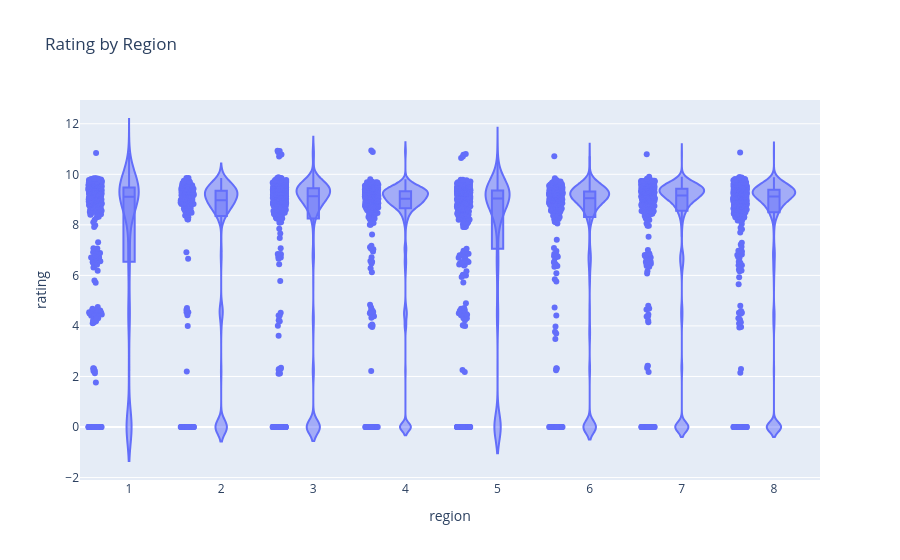

Notebook cell for this chart:
### Code cell
# Matplotlib histogram per region
regions = sorted(df['region'].dropna().unique())
fig, axes = plt.subplots(len(regions), 1, figsize=(8, 2.2*len(regions)), sharex=True)
if len(regions) == 1: axes = [axes]
for ax, r in zip(axes, regions):
    vals = df.loc[df['region']==r, 'rating'].dropna()
    ax.hist(vals, bins=20)
    ax.set_title(f"Rating distribution — {r}")
    ax.set_ylabel("Count")
axes[-1].set_xlabel("Rating")
plt.tight_layout()
plt.show()

# Seaborn box + jitter
plt.figure(figsize=(10,5))
sns.boxplot(data=df, x='region', y='rating')
sns.stripplot(data=df, x='region', y='rating', alpha=0.35, size=3, color='k')
plt.title("Rating by Region")
plt.tight_layout(); plt.show()

# Plotly violin (interactive)
fig = px.violin(df, x="region", y="rating", box=True, points="all", title="Rating by Region")
fig.show()

### Figure 1 — Plotly figure (JSON) as saved in the notebook; plotly's stock layout.template omitted (floating-point values rounded to 4 significant figures; data arrays with more than 128 entries replaced by an {"elided": "..."} marker saying what was removed)
{"data": [{"alignmentgroup": "True", "box": {"visible": true}, "hovertemplate": "region=%{x}<br>rating=%{y}<extra></extra>", "legendgroup": "", "marker": {"color": "#636efa"}, "name": "", "offsetgroup": "", "orientation": "v", "points": "all", "scalegroup": "True", "showlegend": false, "type": "violin", "x": {"elided": "3317 float values"}, "x0": " ", "xaxis": "x", "y": {"elided": "3317 float values"}, "y0": " ", "yaxis": "y"}], "layout": {"legend": {"tracegroupgap": 0}, "title": {"text": "Rating by Region"}, "violinmode": "group", "xaxis": {"anchor": "y", "domain": [0, 1], "title": {"text": "region"}}, "yaxis": {"anchor": "x", "domain": [0, 1], "title": {"text": "rating"}}}}
